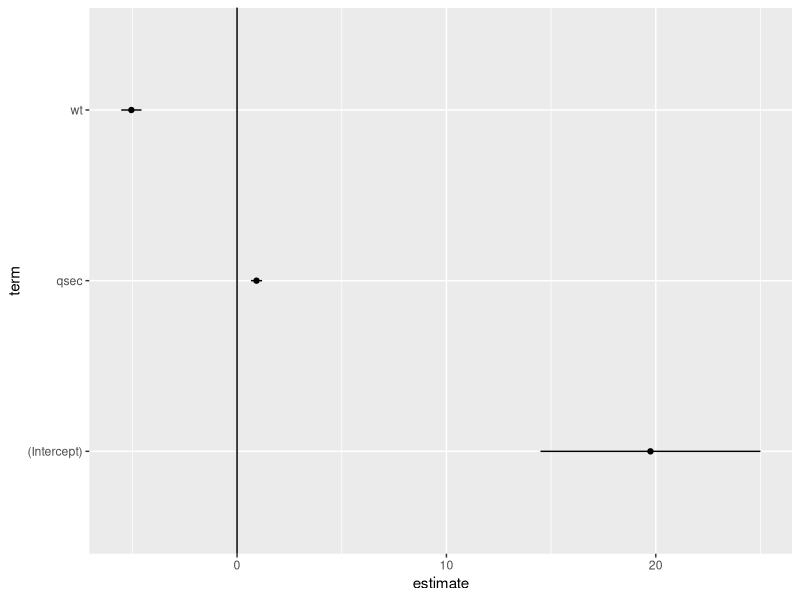
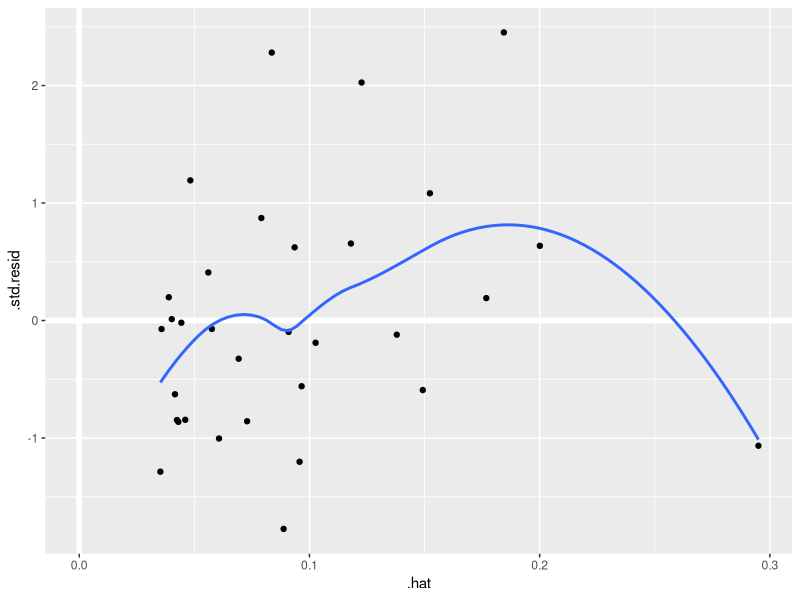
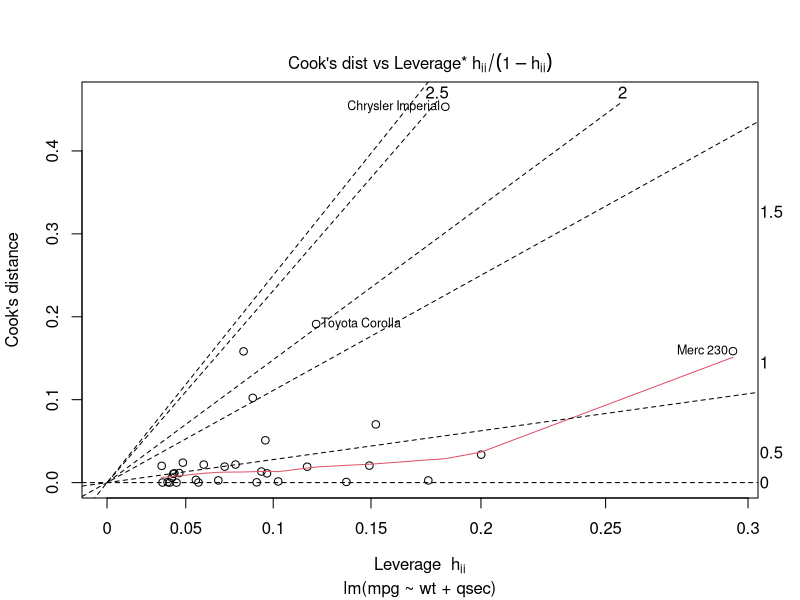
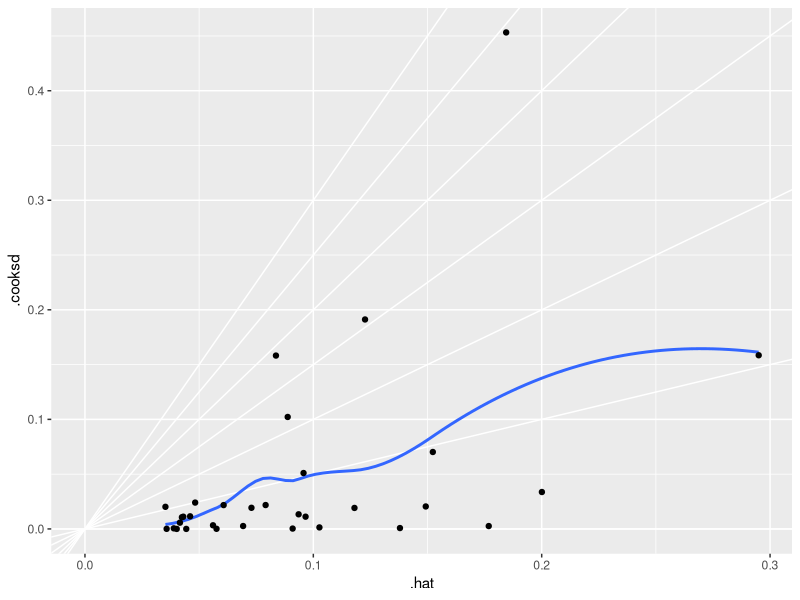

Here is the R script that generated these plots, in order:
library(broom)


### Name: tidy.lm
### Title: Tidy a(n) lm object
### Aliases: tidy.lm lm_tidiers tidy.summary.lm

### ** Examples


library(ggplot2)
library(dplyr)

mod <- lm(mpg ~ wt + qsec, data = mtcars)

tidy(mod)
glance(mod)

# coefficient plot
d <- tidy(mod) %>% 
  mutate(
    low = estimate - std.error,
    high = estimate + std.error
  )
  
ggplot(d, aes(estimate, term, xmin = low, xmax = high, height = 0)) +
     geom_point() +
     geom_vline(xintercept = 0) +
     geom_errorbarh()

augment(mod)
augment(mod, mtcars)

# predict on new data
newdata <- mtcars %>% head(6) %>% mutate(wt = wt + 1)
augment(mod, newdata = newdata)

au <- augment(mod, data = mtcars)

ggplot(au, aes(.hat, .std.resid)) +
  geom_vline(size = 2, colour = "white", xintercept = 0) +
  geom_hline(size = 2, colour = "white", yintercept = 0) +
  geom_point() + geom_smooth(se = FALSE)

plot(mod, which = 6)
ggplot(au, aes(.hat, .cooksd)) +
  geom_vline(xintercept = 0, colour = NA) +
  geom_abline(slope = seq(0, 3, by = 0.5), colour = "white") +
  geom_smooth(se = FALSE) +
  geom_point()

# column-wise models
a <- matrix(rnorm(20), nrow = 10)
b <- a + rnorm(length(a))
result <- lm(b ~ a)
tidy(result)
